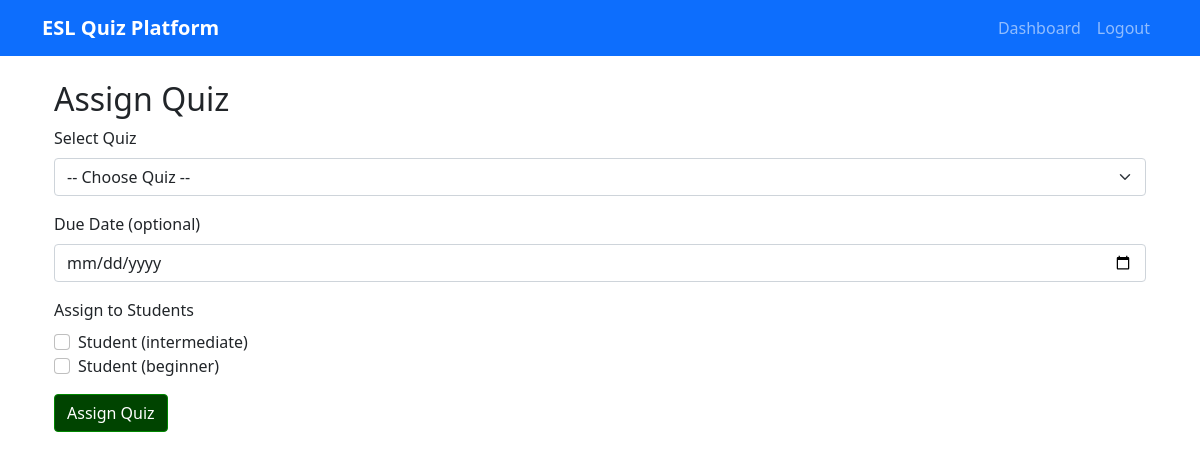
Screenshot of /assign_quiz (signed in) with the database file from the repository.
### app/models.py (models this page shows, shortened)
class User(UserMixin, db.Model):
    id = db.Column(db.Integer, primary_key=True)
    name = db.Column(db.String(64), nullable=False)
    email = db.Column(db.String(120), index=True, unique=True, nullable=False)
    password_hash = db.Column(db.String(128))
    role = db.Column(db.String(20), default='student')  # 'student' or 'instructor'
    created_at = db.Column(db.DateTime, default=datetime.utcnow)
    grade_level = db.Column(db.String(20))  # beginner, intermediate, advanced
    created_quizzes = db.relationship('Quiz', backref='creator', lazy='dynamic', cascade='all, delete-orphan')
    quiz_attempts = db.relationship('QuizAttempt', backref='student', lazy='dynamic', cascade='all, delete-orphan')
    def is_instructor(self):
        return self.role == 'instructor'

### app/main/routes.py (the view, shortened to what this page needs)
@bp.route('/assign_quiz', methods=['GET', 'POST'])
@login_required
def assign_quiz():
    if not current_user.is_instructor():
        flash('Access denied.')
        return redirect(url_for('main.dashboard'))
    quizzes = Quiz.query.filter_by(creator=current_user, is_active=True).all()
    students = User.query.filter_by(role='student').order_by(User.name).all()
    return render_template('main/assign_quiz.html', title='Assign Quiz', quizzes=quizzes, students=students)

### app/models.py (called while the page is built)
@login.user_loader
def load_user(id):
    return User.query.get(int(id))

### app/templates/main/assign_quiz.html (shortened to what this page needs)
{% extends "base.html" %}
{% block content %}
<div class="container mt-4">
    <h2>Assign Quiz</h2>
    <form method="POST">
        <div class="mb-3">
            <label for="quiz_id" class="form-label">Select Quiz</label>
            <select name="quiz_id" class="form-select" required>
                <option value="">-- Choose Quiz --</option>
            </select>
        </div>
        <div class="mb-3">
            <label for="due_date" class="form-label">Due Date (optional)</label>
            <input type="date" name="due_date" class="form-control">
        </div>
        <div class="mb-3">
            <label class="form-label">Assign to Students</label>
            <div class="form-check">
                {% for student in students %}
                <div>
                    <input class="form-check-input" type="checkbox" name="students" value="{{ student.id }}" id="student_{{ student.id }}">
                    <label class="form-check-label" for="student_{{ student.id }}">
                        {{ student.name }} ({{ student.grade_level or "Not Set" }})
                    </label>
                </div>
                {% endfor %}
            </div>
        </div>
        <button type="submit" class="btn btn-primary">Assign Quiz</button>
    </form>
</div>
{% endblock %}

### app/static/css/style.css (style rules this page uses)
.btn { background-color: #004400; border-color: #008800; }

### rows the page displays
User: name "Student", grade_level "intermediate"
User: name "Student", grade_level "beginner"
